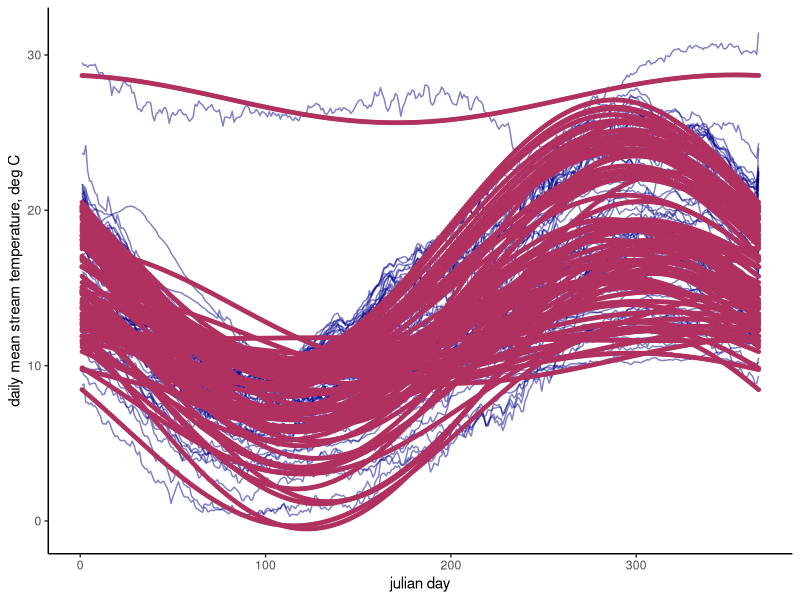
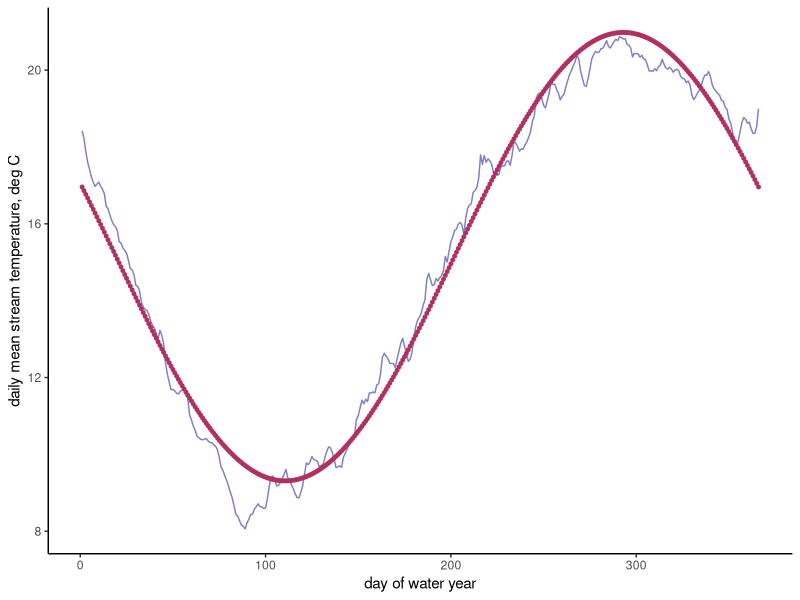
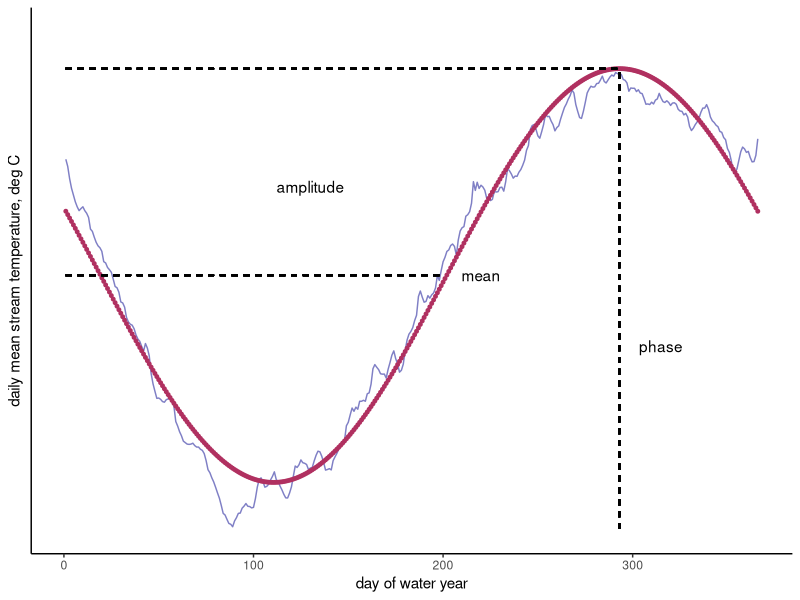
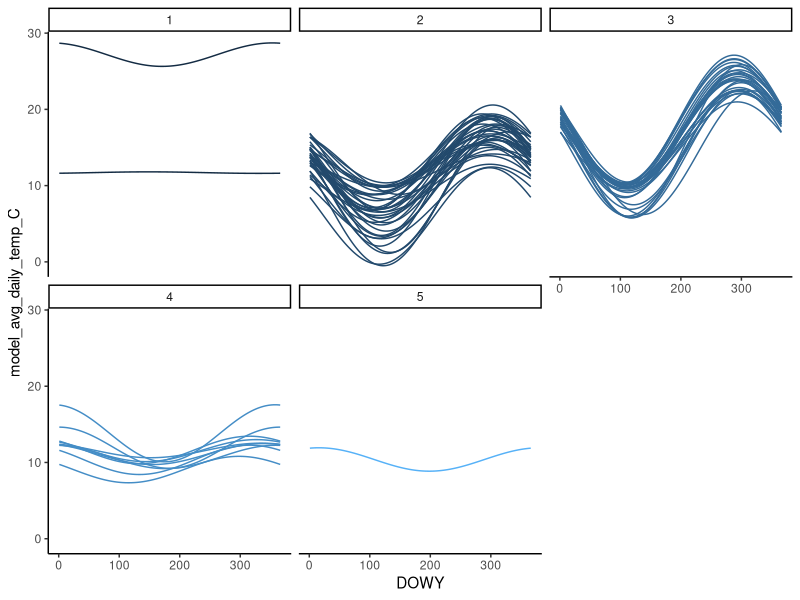
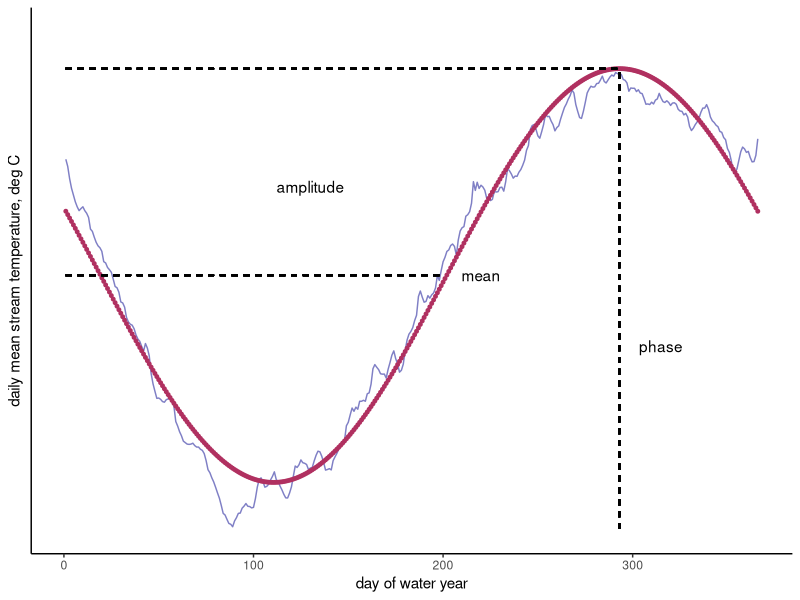

These figures' R source, in order:

# Code description --------------------------------------------------------

# This code is to create or tweak figures for Willis, Peek, and Rypel (in development).


# Libraries ---------------------------------------------------------------

library(tidyverse)
library(ggthemes)


# Figure 1: Thermal regime model ------------------------------------------

all_sites_model_data <- read_csv(file = "output/models/thermal_regime_models_daily.csv", col_types = list("c", "i", "n", "n"))

ggplot(data = all_sites_model_data) +
  geom_line(aes(x=DOWY, y = mean_temp_C, group=station_id), color="darkblue", alpha=0.5) +
  geom_point(aes(x=DOWY, y = model_avg_daily_temp_C, group=station_id), color="maroon", size=1)+
  labs(x = "julian day", y = "daily mean stream temperature, deg C") +
  theme_classic()

Sac_11390500_model_data <- all_sites_model_data %>% 
  filter(station_id == 11390500)

ggplot(data = Sac_11390500_model_data) +
  geom_line(aes(x=DOWY, y = mean_temp_C, group=station_id), color="darkblue", alpha=0.5) +
  geom_point(aes(x=DOWY, y = model_avg_daily_temp_C, group=station_id), color="maroon", size=1)+
  labs(x = "day of water year", y = "daily mean stream temperature, deg C") +
  theme_classic()

annual_mean <- mean(Sac_11390500_model_data$model_avg_daily_temp_C)
annual_max <- max(Sac_11390500_model_data$model_avg_daily_temp_C)
amplitude <- annual_max - annual_mean
day_of_annual_max <- Sac_11390500_model_data[Sac_11390500_model_data$model_avg_daily_temp_C == annual_max, 2]

#Still want to add a double-headed arrouw to show the amplitude

ggplot(data = Sac_11390500_model_data) +
  geom_line(aes(x=DOWY, y = mean_temp_C, group=station_id), color="darkblue", alpha=0.5) +
  geom_point(aes(x=DOWY, y = model_avg_daily_temp_C, group=station_id), color="maroon", size=1)+
  geom_segment(aes(x = 293, y = 8, xend = 293, yend = annual_max), linetype = "dashed") +
  geom_segment(aes(x = 1, y = annual_mean, xend = 200, yend = annual_mean), linetype = "dashed") +
  geom_segment(aes(x = 1, y = annual_max, xend = 293, yend = annual_max), linetype = "dashed") +
  ylim(8,22) +
  xlim(1,366) +
  labs(x = "day of water year", y = "daily mean stream temperature, deg C") +
  annotate("text", x = 220, y = annual_mean, label = "mean") +
  annotate("text", x = 130, y = annual_mean+2.5, label = "amplitude") +
  annotate("text", x = 315, y = annual_mean-2, label = "phase") +
  theme_classic() +
  theme(axis.text.y = element_blank(), axis.ticks.y = element_blank())

ggsave("output/figures/Fig_1_thermal_regime_model.jpeg", width = 6, height = 3.5, units = "in", dpi=300)


# Figure 2: Classified thermal regimes ----------------------

classification_group_results <- read_csv(file = "output/models/classification_group_results.csv")

classification_group_results <- classification_group_results %>% 
  select(station_id, k_5)

merge_models_and_classes <- left_join(all_sites_model_data, classification_group_results)

ggplot(data = merge_models_and_classes) + 
  geom_line(aes(x=DOWY, y=model_avg_daily_temp_C, group = station_id, color = k_5), show.legend = FALSE)+
  facet_wrap(k_5 ~ .) +
  scale_fill_colorblind() +
  theme_classic() 
  

class_1 <- merge_models_and_classes %>% 
  filter(k_5 == 1)

class_5 <- merge_models_and_classes %>% 
  filter(k_5 == 5)

#Something is wrong here. Big Springs ended up classified with Hot Creek, and Shasta Dam outlet ended up in its own class. Ryan's map shows Big Springs classified with Shasta Dam outlet, and Hot Creek in its own class. Check with Ryan. 

#Next steps: color scheme consistent with box plots
